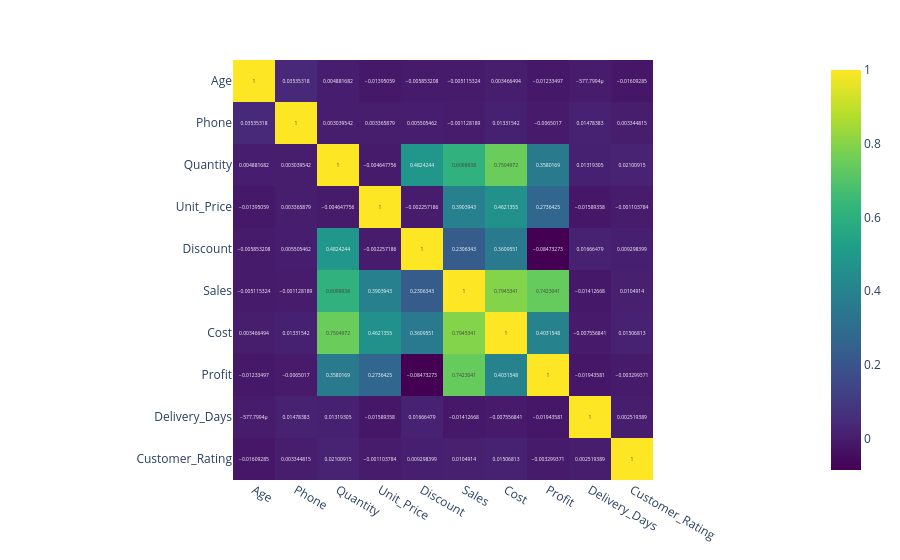

Notebook code for this chart:
### Markdown cell above
**Code Cell 6
Viridis Color Scale**

### Code cell
fig = px.imshow(

    corr,

    color_continuous_scale="Viridis",

    text_auto=True

)

fig.show()

### Figure 1 — Plotly figure (JSON) as saved in the notebook; plotly's stock layout.template omitted (floating-point values rounded to 4 significant figures)
{"data": [{"coloraxis": "coloraxis", "hovertemplate": "x: %{x}<br>y: %{y}<br>color: %{z}<extra></extra>", "name": "0", "texttemplate": "%{z}", "type": "heatmap", "x": ["Age", "Phone", "Quantity", "Unit_Price", "Discount", "Sales", "Cost", "Profit", "Delivery_Days", "Customer_Rating"], "xaxis": "x", "y": ["Age", "Phone", "Quantity", "Unit_Price", "Discount", "Sales", "Cost", "Profit", "Delivery_Days", "Customer_Rating"], "yaxis": "y", "z": [[1.0, 0.03535, 0.004882, -0.01395, -0.005853, -0.005115, 0.003466, -0.01233, -0.0005778, -0.01609], [0.03535, 1.0, 0.00304, 0.003366, 0.005505, -0.001128, 0.01332, -0.006502, 0.01478, 0.003345], [0.004882, 0.00304, 1.0, -0.004648, 0.4824, 0.6099, 0.7505, 0.358, 0.01319, 0.02101], [-0.01395, 0.003366, -0.004648, 1.0, -0.002257, 0.3904, 0.4621, 0.2736, -0.01589, -0.001104], [-0.005853, 0.005505, 0.4824, -0.002257, 1.0, 0.2306, 0.361, -0.08473, 0.01666, 0.009298], [-0.005115, -0.001128, 0.6099, 0.3904, 0.2306, 1.0, 0.7945, 0.7423, -0.01413, 0.01049], [0.003466, 0.01332, 0.7505, 0.4621, 0.361, 0.7945, 1.0, 0.4032, -0.007557, 0.01507], [-0.01233, -0.006502, 0.358, 0.2736, -0.08473, 0.7423, 0.4032, 1.0, -0.01944, -0.003299], [-0.0005778, 0.01478, 0.01319, -0.01589, 0.01666, -0.01413, -0.007557, -0.01944, 1.0, 0.002519], [-0.01609, 0.003345, 0.02101, -0.001104, 0.009298, 0.01049, 0.01507, -0.003299, 0.002519, 1.0]]}], "layout": {"coloraxis": {"autocolorscale": false, "colorscale": [[0, "#440154"], [0.1111, "#482878"], [0.2222, "#3e4989"], [0.3333, "#31688e"], [0.4444, "#26828e"], [0.5556, "#1f9e89"], [0.6667, "#35b779"], [0.7778, "#6ece58"], [0.8889, "#b5de2b"], [1, "#fde725"]]}, "margin": {"t": 60}, "xaxis": {"anchor": "y", "constrain": "domain", "domain": [0, 1], "scaleanchor": "y"}, "yaxis": {"anchor": "x", "autorange": "reversed", "constrain": "domain", "domain": [0, 1]}}}
